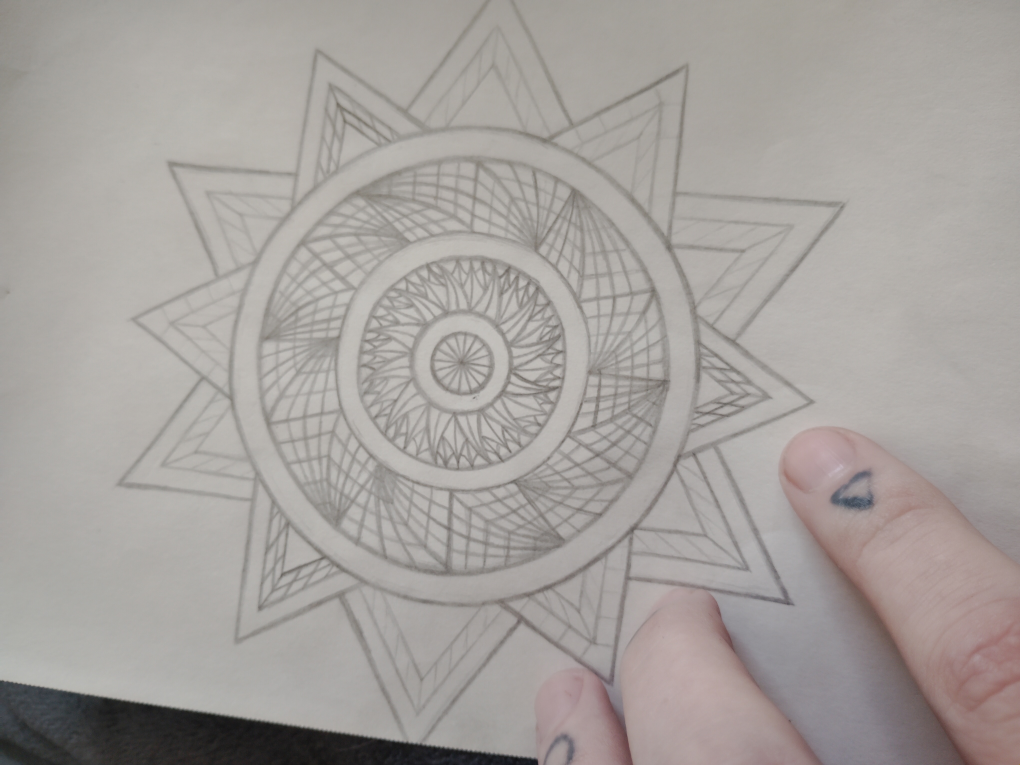
#> input picture drawings/star-mandala.jpg, 4080 x 3060 px, found by its file name (shown at 1/4 size)
$ python ablate.py
#> lines starting #> are read from the running program, lines starting #| are printed output that depends on the picture
### mandalanet/data.py
"""Data: the sketches as signals on the mesh.

The task is masked-patch reconstruction. Every node owns a small square patch
of the drawing (a hand-drawn cell), so "reconstruct" literally means "redraw".
Two evaluation sets are kept apart from training:

  train_mask  random cells on 7/8 of the circle
  val_mask    *other* random cells on 7/8 of the circle   (generalisation)
  wedge_mask  every cell in the remaining 1/8 sector      (symmetry inpainting)

The wedge is never optimised: a model that has only memorised positions cannot
fill it in, a model that uses the sketch's angular symmetry can.
"""
from __future__ import annotations

import math
import os
from dataclasses import dataclass

import torch
import torch.nn.functional as F
from PIL import Image, ImageOps

from .graph import Graph
from .lattices import Mesh, build_mesh

IMAGE = 128
WIN = 8
GRID = 4

# (cx, cy, side): centre and side length, normalised -- side in units of image
# width, cy in units of image height. Photos of paper, not scans, so the crop is
# part of the sketch spec.
CROPS = {
    "star-mandala": (0.43, 0.47, 0.70),
    "hub-chart": (0.50, 0.50, 0.94),
    "hex-tessellation": (0.36, 0.70, 0.58),
}


def load_gray(path: str, size: int = IMAGE, crop: bool = True) -> torch.Tensor:
#> called with path = 'drawings/star-mandala.jpg', size = 128, crop = True
    img = Image.open(path).convert("L")
    if crop:
        key = os.path.splitext(os.path.basename(path))[0]
        if key in CROPS:
            cx, cy, side = CROPS[key]
            w, h = img.size
#> w = 4080; h = 3060
            s = side * w
#> s = 2856
            left = cx * w - s / 2
#> left = 326.4
            top = cy * h - s / 2
#> top = 10.2
            img = img.crop((int(left), int(top), int(left + s), int(top + s)))
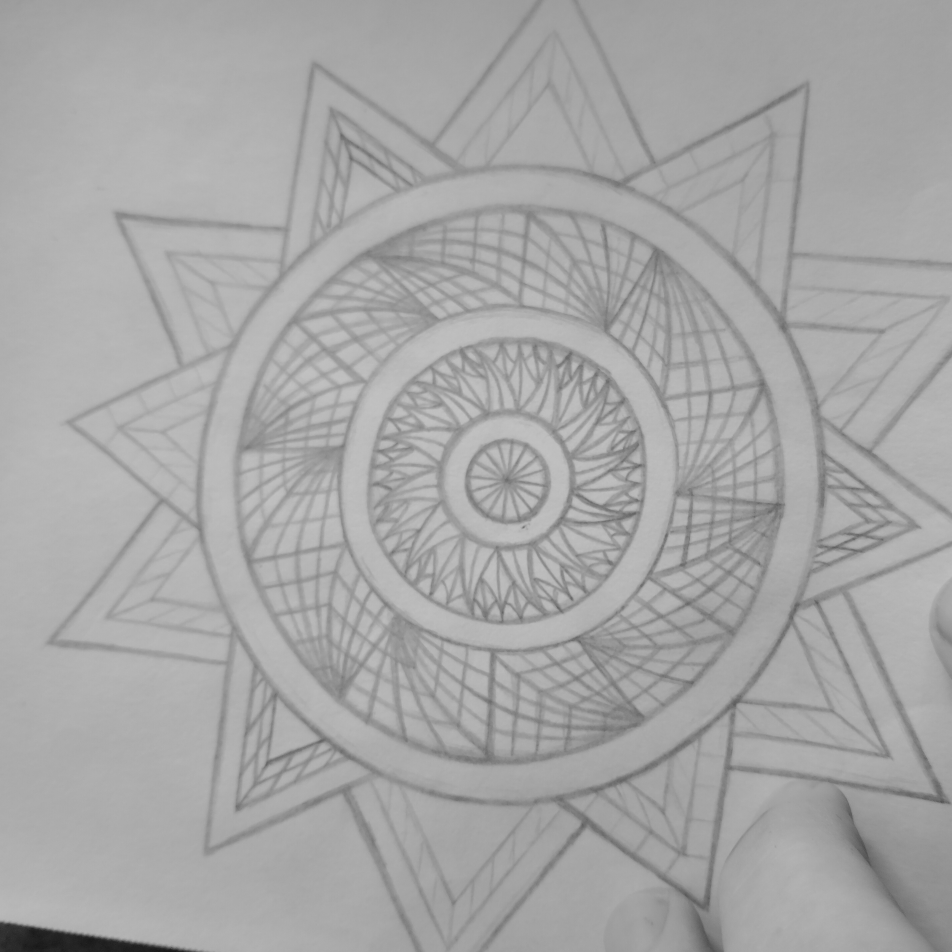
#> img: PIL image 2856x2856 L (shown at 1/3 size); min 19, max 196, mean 166.4
    img = ImageOps.autocontrast(img, cutoff=1)
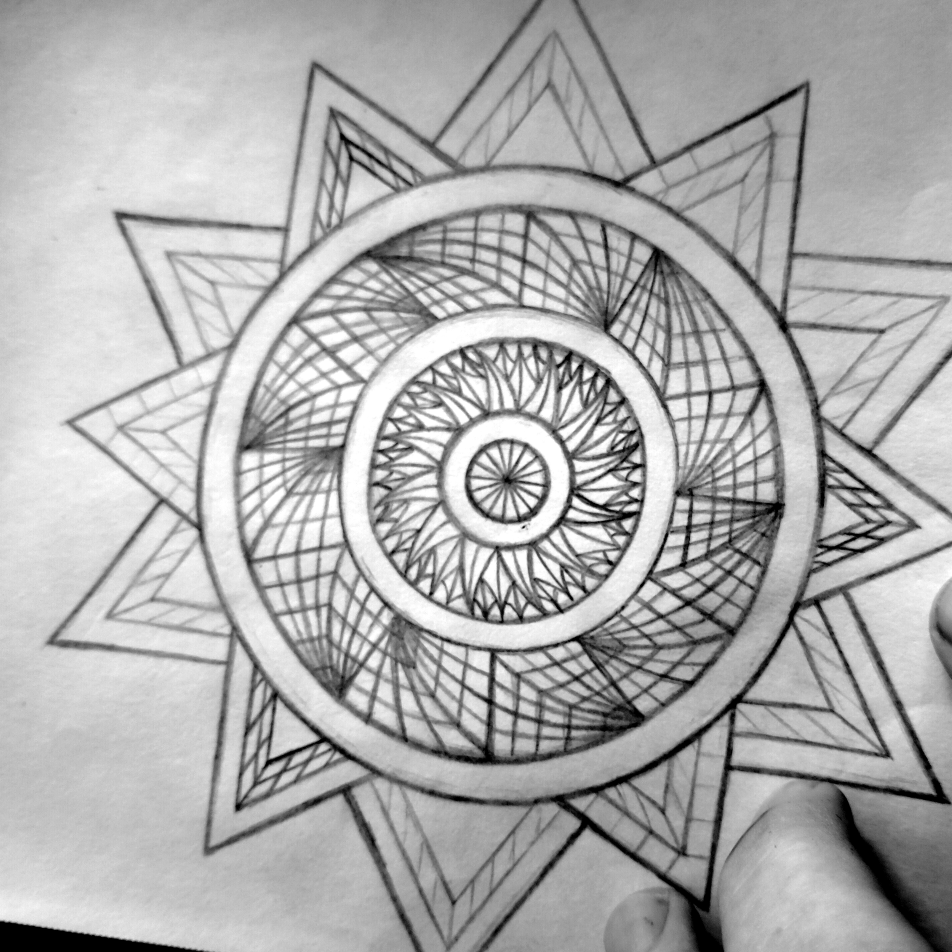
#> img: PIL image 2856x2856 L (shown at 1/3 size); min 0, max 255, mean 173.4
    img = img.resize((size, size), Image.LANCZOS)
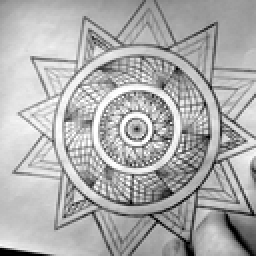
#> img: PIL image 128x128 L (shown 2 times larger); min 0, max 255, mean 173.4
    t = torch.frombuffer(bytearray(img.tobytes()), dtype=torch.uint8).float()
    return (t.reshape(1, 1, size, size) / 255.0)


# [58 lines left out: functions rotate, rotate_pos, node_patches, patches_to_image, not called in this run]


@dataclass
class ReconExample:
    graph: Graph
    target: torch.Tensor
    train_mask: torch.Tensor
    val_mask: torch.Tensor
    wedge_mask: torch.Tensor
    mesh: Mesh
    img: torch.Tensor
    masked_input_img: torch.Tensor

    @property
    def patch_dim(self) -> int:
        return int(self.target.shape[1])


# [28 lines left out: functions with_mask, angular_window, sector_of, not called in this run]


def recon_example(drawing: str, mesh: str = "hex", size: int = IMAGE,
                  win: int = WIN, grid: int = GRID, n_sectors: int = 8,
                  val_sector: int = 0, mask_ratio: float = 0.2,
                  seed: int = 0, rotate_deg: float = 0.0,
                  edge_drop: float = 0.0, circle: bool = False) -> ReconExample:
    img = load_gray(drawing, size)
    m = build_mesh(mesh, size=size)
    if rotate_deg:
        img = rotate(img, rotate_deg)
        m.pos_px = rotate_pos(m.pos_px, size, rotate_deg)
        m.pos = (m.pos_px - size / 2.0) / (size / 2.0)

    x = node_patches(img, m.pos_px, win, grid, circle=circle)
    g = torch.Generator().manual_seed(seed)
    wedge = angular_window(m.pos, width=1.0 / n_sectors, offset=val_sector / n_sectors)
    train_pool = (~wedge).nonzero(as_tuple=True)[0]
    perm = train_pool[torch.randperm(train_pool.numel(), generator=g)]
    k = int(round(mask_ratio * train_pool.numel()))
    train_mask = torch.zeros(x.shape[0], dtype=torch.bool)
    train_mask[perm[:k]] = True
    val_mask = torch.zeros_like(train_mask)
    val_mask[perm[k:2 * k]] = True

    known = ~(train_mask | val_mask | wedge)
    x_in = x.clone()
    x_in[~known] = 0.0
    feats = torch.cat([x_in, (~known).float().unsqueeze(-1)], dim=-1)

    gi = m.graph(feats)
    if edge_drop > 0:
        keep = torch.rand(gi.num_edges, generator=g) > edge_drop
        gi = Graph(gi.x, gi.pos, gi.edge_index[:, keep], gi.edge_type[keep])

    masked_patches = x * known.float().unsqueeze(-1)
    return ReconExample(
        graph=gi,
        target=x,
        train_mask=train_mask,
        val_mask=val_mask,
        wedge_mask=wedge,
        mesh=m,
        img=img,
        masked_input_img=patches_to_image(masked_patches, m.pos_px, size, win),
    )


@dataclass
class ClassExample:
    graph: Graph
    labels: torch.Tensor


# [28 lines left out: functions classification_set, save_triptych, not called in this run]

### mandalanet/train.py
"""Train MandalaNet.

    python -m mandalanet.train --drawing drawings/star-mandala.jpg --mesh hex
    python -m mandalanet.train --task classify
    python -m mandalanet.train --mesh grid --out runs/grid   # topology ablation
"""
from __future__ import annotations

import argparse
import json
import os
import time
from dataclasses import dataclass, asdict

import torch

from .data import (IMAGE, classification_set, patches_to_image, recon_example,
                   save_triptych, with_mask)
from .model import MandalaNet, masked_corr, masked_mse, total_loss

DRAWINGS = ["drawings/star-mandala.jpg",
            "drawings/hub-chart.jpg",
            "drawings/hex-tessellation.jpg"]


@dataclass
class Config:
    drawing: str = DRAWINGS[0]
    mesh: str = "hex"
    task: str = "recon"
    dim: int = 64
    depth: int = 3
    blocks: int = 2
    heads: int = 4
    harmonics: int = 4
    rbf_bins: int = 8
    cell: float = 0.125
    dropout: float = 0.1
    edge_gate: bool = True
    round_patches: bool = False
    mask_ratio: float = 0.2
    n_sectors: int = 8
    val_sector: int = 0
    sparsity: float = 1e-3
    lr: float = 3e-3
    weight_decay: float = 5e-3
    steps: int = 400
    seed: int = 0
    out: str = ""
    threads: int = 1


# [13 lines left out: functions build, _opt, not called in this run]


def run_recon(cfg: Config, save: bool = True, save_weights: bool = True) -> dict:
    torch.set_num_threads(cfg.threads)
    ex = recon_example(cfg.drawing, mesh=cfg.mesh, mask_ratio=cfg.mask_ratio,
                       n_sectors=cfg.n_sectors, val_sector=cfg.val_sector,
                       seed=cfg.seed, circle=cfg.round_patches)
    model = build(cfg, ex.patch_dim + 1, ex.patch_dim)
    opt, sched = _opt(model, cfg)
    # a fresh random mask every step: the model has to interpolate, not memorise
    pool = (~ex.wedge_mask).nonzero(as_tuple=True)[0]
    k = int(round(cfg.mask_ratio * pool.numel()))
    gen = torch.Generator().manual_seed(cfg.seed + 991)
    g = ex.graph
    t0 = time.time()
    history = []
    for step in range(cfg.steps):
        model.train()
        perm = pool[torch.randperm(pool.numel(), generator=gen)]
        g = with_mask(ex, ex.wedge_mask.index_fill(0, perm[:k], True))
        out = model(g)
        loss = total_loss(out, ex.target, ex.wedge_mask.index_fill(0, perm[:k], True),
                          cfg.sparsity)["loss"]
        opt.zero_grad(set_to_none=True)
        loss.backward()
        torch.nn.utils.clip_grad_norm_(model.parameters(), 1.0)
        opt.step()
        sched.step()
        if step % max(1, cfg.steps // 8) == 0:
            history.append((step, float(loss.detach())))
    secs = time.time() - t0

    model.eval()
    with torch.no_grad():
        g = with_mask(ex, ex.train_mask | ex.val_mask | ex.wedge_mask)
        out = model(g)
        pred = out["node_pred"]
        known = ~(ex.train_mask | ex.val_mask | ex.wedge_mask)
        mean_patch = ex.target[known].mean(0, keepdim=True).expand_as(ex.target)
        metrics = {
            "train_mse": float(masked_mse(pred, ex.target, ex.train_mask)),
            "val_mse": float(masked_mse(pred, ex.target, ex.val_mask)),
            "wedge_mse": float(masked_mse(pred, ex.target, ex.wedge_mask)),
            "val_corr": float(masked_corr(pred, ex.target, ex.val_mask)),
            "wedge_corr": float(masked_corr(pred, ex.target, ex.wedge_mask)),
            "mean_baseline_val_mse": float(masked_mse(mean_patch, ex.target, ex.val_mask)),
            "mean_baseline_wedge_mse": float(masked_mse(mean_patch, ex.target, ex.wedge_mask)),
            "gate_mean": float(out["gate_mean"]),
            "level_weights": [round(float(w), 4) for w in out["level_weights"]],
            "depth_used": int(out["depth_used"]),
            "params": model.n_params(),
            "nodes": g.num_nodes,
            "edges": g.num_edges,
            "seconds": round(secs, 1),
        }
        pred_img = patches_to_image(pred, ex.mesh.pos_px, IMAGE)
        unknown = ex.train_mask | ex.val_mask | ex.wedge_mask
        unknown_img = patches_to_image(1.0 - unknown.float().unsqueeze(-1),
                                       ex.mesh.pos_px, IMAGE)
        composite = torch.where(unknown_img > 0.5, pred_img, ex.img)

    cfg_dict = asdict(cfg)
    if save and cfg.out:
        os.makedirs(cfg.out, exist_ok=True)
        save_triptych(os.path.join(cfg.out, "recon.png"), ex.img,
                      ex.masked_input_img, pred_img, composite)
        with open(os.path.join(cfg.out, "metrics.json"), "w") as f:
            json.dump({"config": cfg_dict, "metrics": metrics,
                       "history": history}, f, indent=2)
        if save_weights:
            torch.save({"config": cfg_dict, "state_dict": model.state_dict(),
                        "metrics": metrics},
                       os.path.join(cfg.out, "model.pt"))
    return {"config": cfg_dict, "metrics": metrics, "history": history}


# [67 lines left out: functions run_classify, main, not called in this run]


# [2 lines that do not run on import are left out]

### mandalanet/ablate.py
"""Ablation sweep over the sketch-derived hyperparameters.

    python -m mandalanet.ablate --axis mesh harmonics depth edge_gate --seeds 2
    python -m mandalanet.ablate --axis all --steps 250 --workers 4

Each (config, seed) is a full training run in its own process (the model is tiny
but per-op overhead on a phone CPU is not). Writes results.json and report.md.
"""
from __future__ import annotations

import argparse
import json
import os
import statistics as st
from concurrent.futures import ProcessPoolExecutor, as_completed
from dataclasses import replace

from .train import Config, run_recon

AXES: dict[str, list] = {
    "mesh": ["hex", "hex_near", "rewired", "jitter", "random", "grid", "rings",
             "chart", "none"],
    "harmonics": [0, 2, 4, 8],
    "rbf_bins": [4, 8, 16],
    "depth": [1, 2, 3, 4],
    "edge_gate": [True, False],
}


def _job(job: tuple) -> tuple:
    import torch

    torch.set_num_threads(1)
    axis, val, seed, steps, drawing, extra = job
    cfg = replace(Config(drawing=drawing, steps=steps, **extra), seed=seed)
    setattr(cfg, axis, val)
    res = run_recon(cfg, save=False)
    return axis, str(val), seed, res["metrics"]


def _agg(vals: list[float]) -> dict:
    return {"mean": st.mean(vals), "sd": st.stdev(vals) if len(vals) > 1 else 0.0}


def main() -> None:
    p = argparse.ArgumentParser()
    p.add_argument("--axis", nargs="+", default=["all"])
    p.add_argument("--steps", type=int, default=250)
    p.add_argument("--seeds", type=int, default=2)
    p.add_argument("--workers", type=int, default=4)
    p.add_argument("--drawing", default=Config.drawing)
    p.add_argument("--only", nargs="+", default=None,
                   help="restrict the axis values, e.g. --only hex grid")
    p.add_argument("--round-patches", action="store_true")
    p.add_argument("--out", default="runs/ablations")
    a = p.parse_args()

    axes = list(AXES) if "all" in a.axis else a.axis
    base = Config(drawing=a.drawing, steps=a.steps)

    extra = {"round_patches": True} if a.round_patches else {}
    vals = {ax: ([v for v in AXES[ax] if str(v) in a.only] if a.only else AXES[ax])
            for ax in axes}
    jobs = [(axis, val, seed, a.steps, a.drawing, extra)
            for axis in axes for val in vals[axis] for seed in range(a.seeds)]
    print(f"{len(jobs)} runs, {a.workers} workers", flush=True)
    results: dict[str, dict[str, dict]] = {axis: {} for axis in axes}
    raw: list[dict] = []
    done: set[tuple] = set()

    def record(res: tuple) -> None:
        axis, val, seed, metrics = res
        raw.append({"axis": axis, "value": val, "seed": seed, **metrics})
        results[axis].setdefault(val, []).append(metrics)
        done.add((axis, val, seed))
        print(f"  {axis}={val} seed={seed}: val {metrics['val_mse']:.5f} wedge "
              f"{metrics['wedge_mse']:.5f} corr {metrics['wedge_corr']:.3f}", flush=True)

    # process pool when asked; fall back to this process if the box refuses
    # (proot + little RAM can kill a worker)
    if a.workers > 1:
        try:
            with ProcessPoolExecutor(max_workers=a.workers) as pool:
                futures = [pool.submit(_job, j) for j in jobs]
                for f in as_completed(futures):
                    record(f.result())
        except Exception as err:  # noqa: BLE001
            print(f"pool died ({type(err).__name__}: {err}); finishing in-process",
                  flush=True)
    for j in jobs:
        if (j[0], str(j[1]), j[2]) not in done:
            record(_job(j))

    table: dict[str, dict[str, dict]] = {}
    for axis, entries in results.items():
        table[axis] = {}
        for val, runs in entries.items():
            if not runs:
                continue
            table[axis][val] = {
                "val_mse": _agg([r["val_mse"] for r in runs]),
                "wedge_mse": _agg([r["wedge_mse"] for r in runs]),
                "params": runs[0]["params"],
                "nodes": runs[0]["nodes"],
                "wedge_corr": _agg([r["wedge_corr"] for r in runs]),
                "gate_mean": _agg([r["gate_mean"] for r in runs]),
                "seconds": runs[0]["seconds"],
            }

    os.makedirs(a.out, exist_ok=True)
    with open(os.path.join(a.out, "results.json"), "w") as f:
        json.dump({"base": base.__dict__, "table": table, "runs": raw}, f, indent=2)

    with open(os.path.join(a.out, "report.md"), "w") as f:
        f.write("# Ablations\n\n")
        f.write(f"{a.seeds} seeds x {a.steps} steps, drawing `{a.drawing}`, "
                f"mean +- sd over seeds.\n\n")
        allruns = [r for runs in results.values() for rs in runs.values() for r in rs]
        f.write("`val` = held-out cells, `wedge` = one 45 deg sector never trained on. "
                "The do-nothing mean-patch predictor scores val "
                f"{st.mean([r['mean_baseline_val_mse'] for r in allruns]):.4f}, wedge "
                f"{st.mean([r['mean_baseline_wedge_mse'] for r in allruns]):.4f} MSE.\n\n")
        for axis, entries in table.items():
            f.write(f"## {axis}\n\n| value | val_mse | wedge_mse | wedge_corr | params | nodes | gate |\n")
            f.write("|---|---|---|---|---|---|---|\n")
            for k, v in entries.items():
                f.write(f"| {k} | {v['val_mse']['mean']:.5f} +- {v['val_mse']['sd']:.5f} "
                        f"| {v['wedge_mse']['mean']:.5f} +- {v['wedge_mse']['sd']:.5f} "
                        f"| {v['wedge_corr']['mean']:.3f} +- {v['wedge_corr']['sd']:.3f} "
                        f"| {v['params']} | {v['nodes']} | {v['gate_mean']['mean']:.3f} |\n")
            f.write("\n")
        f.write("## How to read this\n\n"
                "- `mesh=none` is the same network with every edge deleted: an MLP.\n"
                "- `jitter`/`random` keep node count and degree but break the honeycomb.\n"
                "- `harmonics=0` removes the angular symmetry bias, `edge_gate=False`\n"
                "  removes topology adaptation, `depth=1` removes the pyramid.\n")
    print(f"wrote {a.out}/report.md")


if __name__ == "__main__":
    main()
#> (the call stopped at in load_gray, `t = torch.frombuffer(bytearray(img.tobytes()), dtype=torch.uint8).floa..`: torch is not available in this run)
